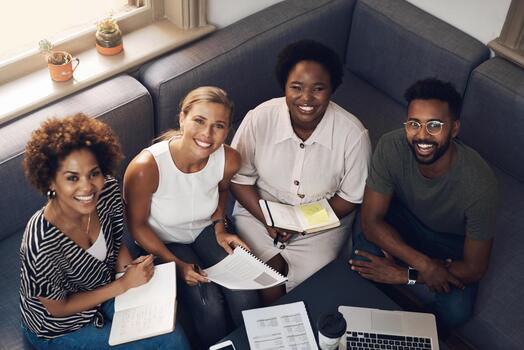
#> input picture Face.jpg, 524 x 350 px
$ python face_detection.py
#> lines starting #> are read from the running program, lines starting #| are printed output that depends on the picture; after the words box and inside, x2 and y2 are one past the last pixel; in counts of white or black regions, pixels touching at a corner belong together
from pathlib import Path

import cv2


# تحديد موقع مجلد المشروع
project_folder = Path(__file__).resolve().parent

# تحديد مسارات الملفات
image_path = project_folder / "Face.jpg"
cascade_path = project_folder / "haarcascade_frontalface_default.xml"
result_path = project_folder / "Result.jpg"


# تحميل الصورة
image = cv2.imread(str(image_path))
#> image is the input picture: shape (350, 524, 3); mean B, G, R 99.9, 98.8, 107.1

if image is None:
    raise FileNotFoundError(
        "Face.jpg was not found. Make sure it is in the same project folder."
    )


# تحميل نموذج اكتشاف الوجوه
face_detector = cv2.CascadeClassifier(str(cascade_path))

if face_detector.empty():
    raise FileNotFoundError(
        "The Haar Cascade XML file could not be loaded."
    )


# تحويل الصورة من ملونة إلى رمادية
gray_image = cv2.cvtColor(image, cv2.COLOR_BGR2GRAY)
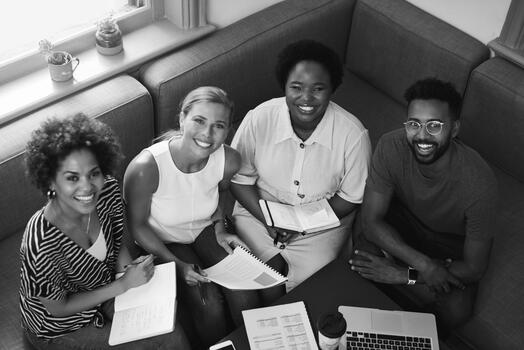
#> gray_image: shape (350, 524); min 0, max 255, mean 101.4


# اكتشاف الوجوه في الصورة
faces = face_detector.detectMultiScale(
    gray_image,
    scaleFactor=1.1,
    minNeighbors=5,
    minSize=(40, 40)
)
#> faces = [[279, 65, 55, 55], [52, 153, 62, 62], [180, 102, 56, 56], [396, 101, 58, 58]]


# رسم مربع واسم حول كل وجه
for face_number, (x, y, width, height) in enumerate(faces, start=1):

    cv2.rectangle(
        image,
        (x, y),
        (x + width, y + height),
        (0, 255, 0),
        2
    )

    cv2.putText(
        image,
        f"Face {face_number}",
        (x, y - 10),
        cv2.FONT_HERSHEY_SIMPLEX,
        0.6,
        (0, 255, 0),
        2
    )
#> this loop made 4 passes
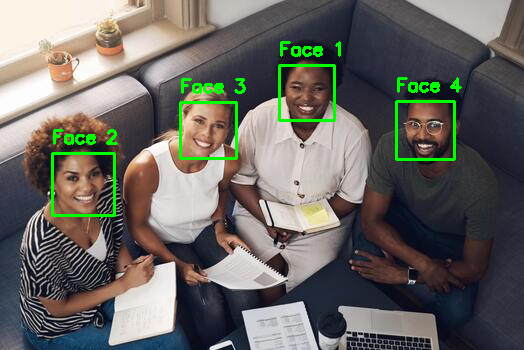
#> image: shape (350, 524, 3); 2.38% of pixels changed, all inside (x1, y1, x2, y2) = (51, 41, 462, 217)


# كتابة عدد الوجوه على الصورة
cv2.putText(
    image,
    f"Detected Faces: {len(faces)}",
    (10, 30),
    cv2.FONT_HERSHEY_SIMPLEX,
    0.8,
    (0, 0, 255),
    2
)
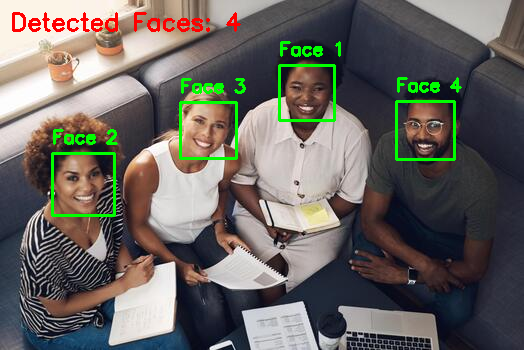
#> image: shape (350, 524, 3); 0.83% of pixels changed, all inside (x1, y1, x2, y2) = (12, 12, 241, 32)


# حفظ صورة النتيجة
saved_successfully = cv2.imwrite(str(result_path), image)

if not saved_successfully:
    raise RuntimeError("The result image could not be saved.")


# طباعة النتيجة في Terminal
print("Face detection completed successfully.")
print(f"Number of detected faces: {len(faces)}")
#| Number of detected faces: 4
print(f"Result saved as: {result_path.name}")


# عرض الصورة
cv2.imshow("Face Detection Result", image)

print("Press any key on the image window to close it.")

cv2.waitKey(0)
cv2.destroyAllWindows()
